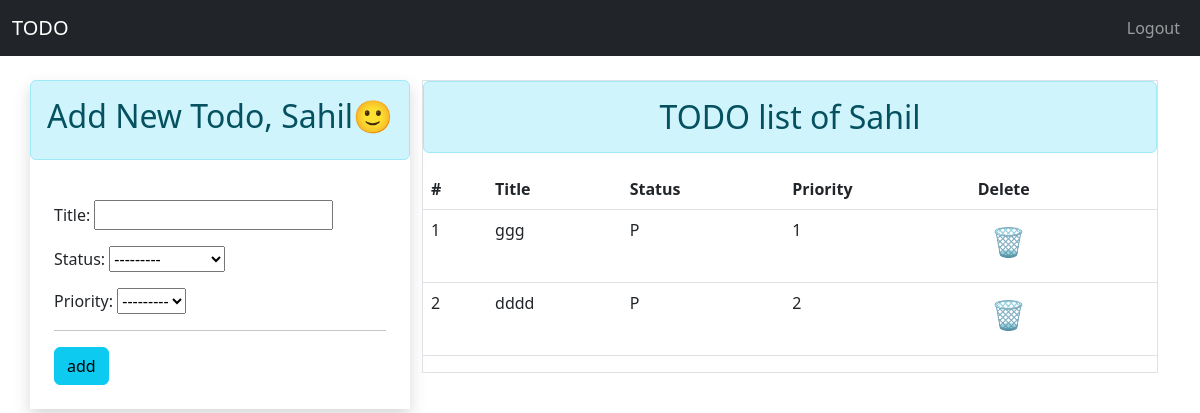
/ (signed in), run on the app's committed database.
### app/models.py (models this page shows)
class TODO(models.Model):
    status_choices = [
        ('C', 'COMPLETED'),
        ('P', 'PENDING'),
    ]
    priority_choices = [
        ('1', '1st'),
        ('2', '2nd'),
        ('3', '3rd'),
        ('4', '4th'),
        ('5', '5th'),
        ('6', '6th'),
        ('7', '7th'),
    ]
    title = models.CharField(max_length=50)
    status = models.CharField(max_length=2, choices=status_choices)
    user = models.ForeignKey(User, on_delete=models.CASCADE)
    date_posted = models.DateTimeField(default=timezone.now)
    priority = models.CharField(max_length=7, choices=priority_choices)

### app/views.py (the view)
# urls.py: path('', home, name="home"),
@login_required(login_url='login')
def home(request):
        if request.user.is_authenticated:
            user = request.user
            form = TODOForm()
            todos=TODO.objects.filter(user= user).order_by('priority') ##list will show priority wise data
            return render(request,'index.html',context={'form': form, 'todos':todos})

### app/forms.py
class TODOForm(ModelForm):
    class Meta:
        model = TODO
        fields = ['title' , 'status' , 'priority']

### app/templates/index.html (shortened to what this page needs)
{% extends 'base.html' %}
{% block content %}
<div>
  <div class="container pt-4">
    <div class="row" mt-5>
      <div class="col-lg-4 mx-auto shadow p-0 ">
        <div class="alert alert-info">
          <h2>Add New Todo, {{user|title}}🙂</h2>
        </div>
        <div>
          <div class=" p-4">
            <form action="/add-todo/" method="POST">
              {{ form.as_p }}
              <hr>
              <input type="submit" value="add" class="btn btn-info"></input>
            </form>
          </div>
        </div>
      </div>
      <div class="col pt-7">
        <div class="border">
          {% if todos|length == 0 %}
          <div class="p-4">
            <br>
            <br>
            <div class="alert alert-info text-center">
              <h2>{{ user|title }}'s Has No TODO</h2>
              <h1>🙁 🙁 🙁</h1>
            </div>
            <br>
            <br>
          </div>
          {% else %}
          <div>
            <h2 class="alert alert-info text-center">TODO list of {{ user|title }} </h2>
            <table  class="table">
              <thead >
                <tr>
                  <th>#</th>
                  <th>Title</th>
                  <th>Status</th>
                  <th>Priority</th>
                  <th>  Delete</th>
                </tr>
              </thead>
              <tbody>
              {% endif %}
                {% for todo in todos %}
                <tr>
                  <td>{{forloop.counter}}</td>
                  <td>{{todo.title}}</td>
                  <td>{{todo.status}}</td>
                  <td>{{todo.priority}}</td>
                  <td><a href="/delete-todo/{{todo.id}}" class="btn btn-classic"><h3>🗑️</h3></a></td>
                </tr>
                {% endfor %}
              </tbody>
            </table>
          </div>
        </div>
     </div>
    </div>
  </div>
</div>
{% endblock %}

### data on the page
TODO: title "ggg", status "P", priority "1"
TODO: title "dddd", status "P", priority "2"

### other printed values
{{ user|title }} "Sahil"
